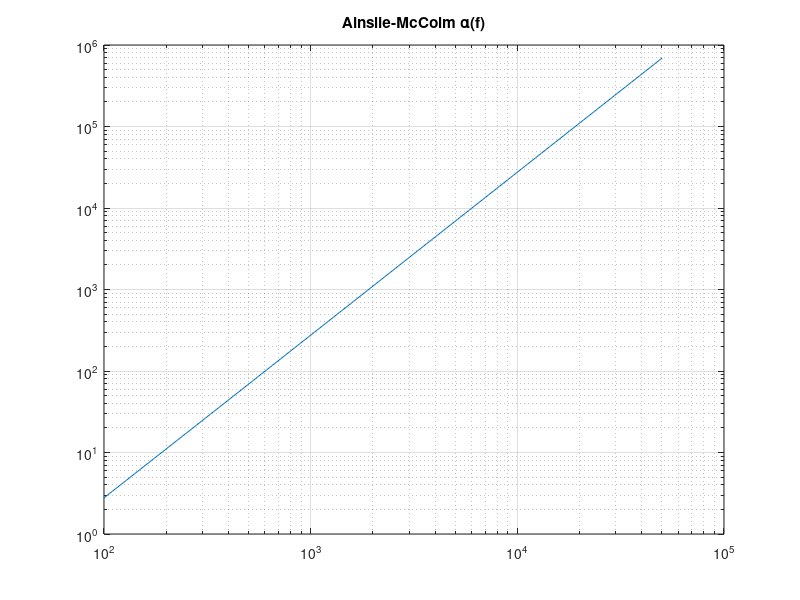

Here is the MATLAB script that generated this plot:
% Эйнсли-Макколм
% Современная модель затухания

Tkg = 10;
f = logspace(2, 4.7, 200);
f1 = 2.8*10^((Tkg-2)/43);
f2 = 62*10^((Tkg+30)/100);
a = 0.106*f.^2*f1./(f1^2+f.^2)*1e-3 + 0.6*f2*f.^2./(f2^2+f.^2)*1e-3 + 2.75e-4*f.^2;
figure;
loglog(f, a);
title('Ainslie-McColm \alpha(f)'); grid on;

%{
@play
{
 "title": "Эйнсли-Макколм",
 "groups": [
  {
   "name": "Среда",
   "controls": [
    {
     "var": "Tkg",
     "label": "T °C",
     "min": 0,
     "max": 30,
     "step": 1,
     "default": 10
    }
   ]
  }
 ]
}
%}
